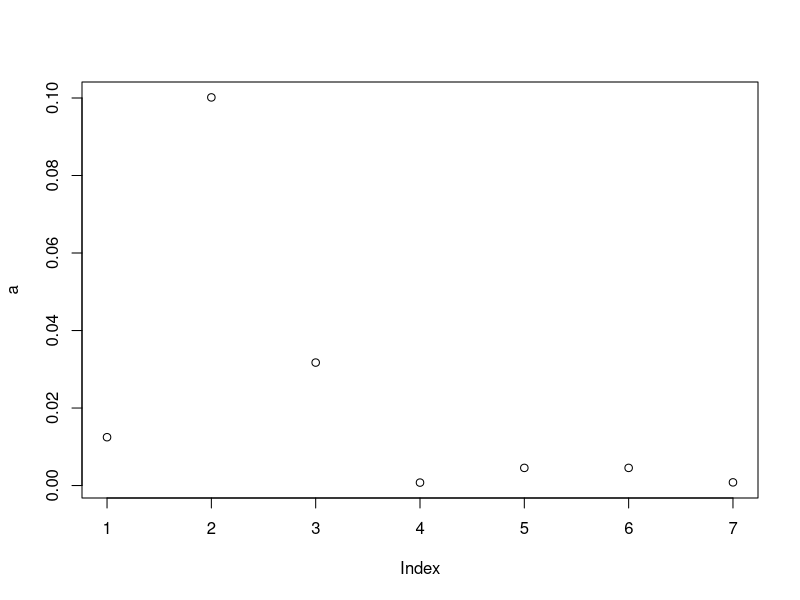

Generate this figure with R:
# Averaging Elasticities over randomly generated parameters
# using Latin hypercube sampling

library(lhs)

highHarvestFecundity <- 0.85 # Multiplier for fecundity rate for Adult trees under HIGH harvest
highHarvestSurvival <- 0.9 # Multiplier for survival rate of Adult trees under HIGH harvest
agoutiGrowth <- 1.1 # Growth rate of Agoutis in logistic model

lowHunting <- 0.1 # Percentage of agoutis hunted during LOW hunting
highHunting <- 0.25 # Percentage of agoutis hunted during HIGH hunting


seedlingCapacity <- 5000 # Carrying Capacities. Tree capacities don't matter as much.
saplingCapacity <- 500
adultCapacity <- 100
agoutiCapacity <- 5200
perc <- 0.9
ylimit <- 1 # For plotting

seedlingInit <- perc * seedlingCapacity#5000 # Initial Populations
saplingInit <- perc * saplingCapacity#500
adultInit <- perc * adultCapacity#100
agoutiInit <- perc * agoutiCapacity#5000
#agoutiInit <- 5000


m <- 0.05    # m is the desired proportion at which sigmoid(m) = m . Ideally it is small (~0.01-0.05).
agouti_to_PlantSteepness <- -(log(1-m)-log(m))/((m-0.5)*agoutiCapacity) # Steepness needed for sigmoid(m) = m
plant_to_AgoutiSteepness <- -(log(1-m)-log(m))/((m-0.5)*adultCapacity)  # Steepness needed for sigmoid(m) = m
#This formula above is derived from logistic function with "x = m*CAP" , "x0 = .5*CAP" , "y = m" , and solving for k. (CAP = carrying capacity)

time_end <- 100 # Length of simulation in years
maxt <- 100 #controls the markovChain

high_harv <- matrix(1, nrow = 17, ncol = 17)

##The Original 17-Stage Matrix from Zuidema and high-harvest multiplier---------------------------------
plant_S_mat <- matrix( 0, nrow = 17, ncol = 17)
diag(plant_S_mat) <- c(0.455, 0.587, 0.78, 0.821, 0.941, 0.938, 0.961, 0.946, 0.94, 0.937, 0.936, 0.966, 0.968, 0.971, 0.965, 0.967, 0.985)
plant_S_mat[cbind(2:17,1:16)] <- matrix(c(0.091, 0.147, 0.134, 0.167, 0.044, 0.047, 0.034, 0.049, 0.055, 0.058, 0.059, 0.029, 0.027, 0.024, 0.020, 0.018))
plant_S_mat[1,12:17] <- matrix( c(12.3, 14.6, 16.9, 19.3, 22.3, 26.6) )
high_harv[1,12:17] <- highHarvestFecundity 
high_harv[cbind(12:17,12:17)] <- highHarvestSurvival # Multiplier for survival rate of Adult trees
plant_mat_low <- plant_S_mat
plant_mat_high <- plant_S_mat * high_harv


sigmoid <- function(k, x0, x) 
{
  1/(1+exp(-k*(x-x0))) #k: steepness #x0 = midpoint
} 

sigmoidMat <- function(k, x0, X) 
{
  1/(1+exp(-k*(X-x0))) #k: steepness #x0 = midpoint
} 


###===========================================================================
### Sensitivity Matrix
###===========================================================================
sensitivity_matrix <- function(A)
{
  # Computes the Sensitivity and Elasticity Matrices by method specified by Caswell 2001
  #   Chapter 9.
  #
  # Inputs:
  #   A : (n,n) matrix
  #
  # Returns:
  #   A list with 3 items:
  #     sensMat : (n,n) matrix
  #                 i,j values are sensitivity values for each i,j element of A
  #
  #     elasMat : (n,n) matrix
  #                 i,j values are elasticity values for each i,j element of A
  #
  #     stableAge : (n) vector
  #                 The stable Age distribution for A
  
  eigvals <- eigen(A)$values
  eigvecs <- eigen(A)$vectors
  W <- eigvecs
  
  sensMat <- matrix(0, nrow = nrow(A), ncol = ncol(A))
  diag(sensMat) <- c(eigvals)
  
  dominant <- 0
  for (i in eigvals)
  {
    dominant <- max(sqrt(Re(i*Conj(i))), dominant)
  }
  finalCount <- which(eigvals==dominant) # The index of dominant eigenvalue.
  
  V <- Conj(solve(W)) # solve() finds inverse matrix
  w <- matrix(W[,finalCount])
  v <- matrix(Re(V[finalCount,]))
  
  sensMat <- Re(v %*% t(w))
  
  elasMat <- (sensMat * A) / dominant
  
  return(elasMat)
}
###===========================================================================


###===========================================================================
### Elasticity Latin Hypercube Averaging
###===========================================================================
# Parameter multipliers are in following order:
#   1.  Adult Survival under Harvest --- [0.85, 0.99]
#   2.  Germination under Harvest --- [10, 25] ?
#   3.  Animal proportion of carrying capacity --- [0, 1]
#   4.  Steepness of sigmoid --- [0.03, 0.1]

# Saved for later:
#   5.  Seedling Survival Probabilities --- []
#   6.  Sapling Survival Probabilities  --- []
#   7.  Adult Survival Probabilities --- []
#   8.  Seedling Transition Probabilities --- []
#   9.  Sapling Transition Probabilties --- []
#   10. Adult Transition Probabilities --- []

elas_lhs <- function(X) # X is LHS matrix (each row is a parameter set multiplier)
{
  plantMat <- plant_S_mat
  plantMat <- plantMat
  
  AdultSurvElas <- c()
  SaplingSurvElas <- c()
  SeedlingSurvElas <- c()
  
  GerminationElas <- c()
  
  SeedlingTransElas <- c()
  SaplingTransElas <- c()
  AdultTransElas <- c()
  
  for (i in 1:nrow(X))
  {
    plantMat[cbind(12:17,12:17)] <- X[i, 1] * (.99 - .85) + .85 # Adult Survival... # Mapping [0,1] to [0.85,0.99]
    plantMat[1,12:17] <- X[i, 2] * (25 - 1) + 1 # Adult Germination... # Mapping [0,1] to [10,25]
    m <- X[i, 4] * (0.1 - 0.03) + 0.03 # Steepness of Sigmoid... # Mapping [0,1] to [0.01,0.05]
    
    agouti_to_PlantSteepness <- -(log(1-m)-log(m))/(m-0.5) # Steepness needed for sigmoid(m) = m

    plantMat[1,12:17] <- sigmoid(agouti_to_PlantSteepness, 1/2, X[i, 3]) # Sigmoid using X[,3]
    
    elas <- sensitivity_matrix(plantMat) # Getting elasticity matrix

    # Getting the proper elasticity values for each parameter set    
    SeedlingSurvElas[i] <- mean(elas[cbind(1:4,1:4)])    
    SaplingSurvElas[i] <- mean(elas[cbind(5:11,5:11)])
    AdultSurvElas[i] <- mean(elas[cbind(12:17,12:17)])
    
    GerminationElas[i] <- mean(elas[1,12:17])
    
    SeedlingTransElas[i] <- mean(elas[cbind(2:5,1:4)])
    SaplingTransElas[i] <- mean(elas[cbind(6:12,5:11)])
    AdultTransElas[i] <- mean(elas[cbind(13:17,12:16)])
  }
  
  # Averaging elasticity values over ALL parameter sets
  avgSeedlingSurvElas <- mean(SeedlingSurvElas)    
  avgSaplingSurvElas <- mean(SaplingSurvElas)
  avgAdultSurvElas <- mean(AdultSurvElas)
  
  avgGerminationElas <- mean(GerminationElas)
  
  avgSeedlingTransElas <- mean(SeedlingTransElas)
  avgSaplingTransElas <- mean(SaplingTransElas)
  avgAdultTransElas <- mean(AdultTransElas)

  # Returns average elasticity values of interest
  return(c(avgSeedlingSurvElas, avgSaplingSurvElas, avgAdultSurvElas, avgGerminationElas, avgSeedlingTransElas, avgSaplingTransElas, avgAdultTransElas))
}


# This function uses less of a 'for loop'
# elas_lhs_better <- function(X)
# {
#   numSamples <- nrow(X)
#   
#   plantMat <- array(0, dim = c(numSamples, 17, 17)) # First index is which sample
#   
#   AdultSurvElas <- matrix(numeric(numSamples))
#   SaplingSurvElas <- matrix(numeric(numSamples))
#   SeedlingSurvElas <- matrix(numeric(numSamples))
#   
#   GerminationElas <- matrix(numeric(numSamples))
#   
#   SeedlingTransElas <- matrix(numeric(numSamples))
#   SaplingTransElas <- matrix(numeric(numSamples))
#   AdultTransElas <- matrix(numeric(numSamples))
#   
#   agouti_to_PlantSteepness <- matrix(numeric(numSamples))
#   
#   
#   plantMat[, cbind(12:17, 12:17)] <- 5#X[, 1] * (.99 - .85) + .85 # Adult Survival... # Mapping [0,1] to [0.85,0.99]
#   plantMat[, 1, 12:17] <- X[, 2] * (25 - 10) + 10 # Adult Germination... # Mapping [0,1] to [10,25]
#   m <- X[, 4] * (0.1-0.03) + 0.03 # Steepness of Sigmoid... # Mapping [0,1] to [0.01,0.05]
#     
#   agouti_to_PlantSteepness <- -(log(1-m)-log(m))/(m-0.5) # Steepness needed for sigmoid(m) = m
#     
#   plantMat[, 1, 12:17] <- sigmoidMat(agouti_to_PlantSteepness, 1/2, X[, 3]) # Sigmoid using X[,3]
# 
#   elas <- matrix(numeric(numSamples))
#   
#   for (i in 1:numSamples)
#   {
#     elas[i] <- sensitivity_matrix(plantMat[i,,])
#   }
# 
#   # Getting the proper elasticity values for each parameter set
#   SeedlingSurvElas <- mean(elas[,cbind(1:4,1:4)])    
#   SaplingSurvElas <- mean(elas[,cbind(5:11,5:11)])
#   AdultSurvElas <- mean(elas[,cbind(12:17,12:17)])
#     
#   GerminationElas <- mean(elas[,1,12:17])
#     
#   SeedlingTransElas <- mean(elas[,cbind(2:5,1:4)])
#   SaplingTransElas <- mean(elas[,cbind(6:12,5:11)])
#   AdultTransElas <- mean(elas[,cbind(13:17,12:16)])
#   
#   # Averaging elasticity values over all parameter sets
#   avgSeedlingSurvElas <- mean(SeedlingSurvElas)    
#   avgSaplingSurvElas <- mean(SaplingSurvElas)
#   avgAdultSurvElas <- mean(AdultSurvElas)
#   
#   avgGerminationElas <- mean(GerminationElas)
#   
#   avgSeedlingTransElas <- mean(SeedlingTransElas)
#   avgSaplingTransElas <- mean(SaplingTransElas)
#   avgAdultTransElas <- mean(AdultTransElas)
#   
#   return(c(avgSeedlingSurvElas, avgSaplingSurvElas, avgAdultSurvElas, avgGerminationElas, avgSeedlingTransElas, avgSaplingTransElas, avgAdultTransElas))
# }
###===========================================================================

lhSample <- t(randomLHS(4, 500))
a <- elas_lhs(lhSample)
plot(a)
